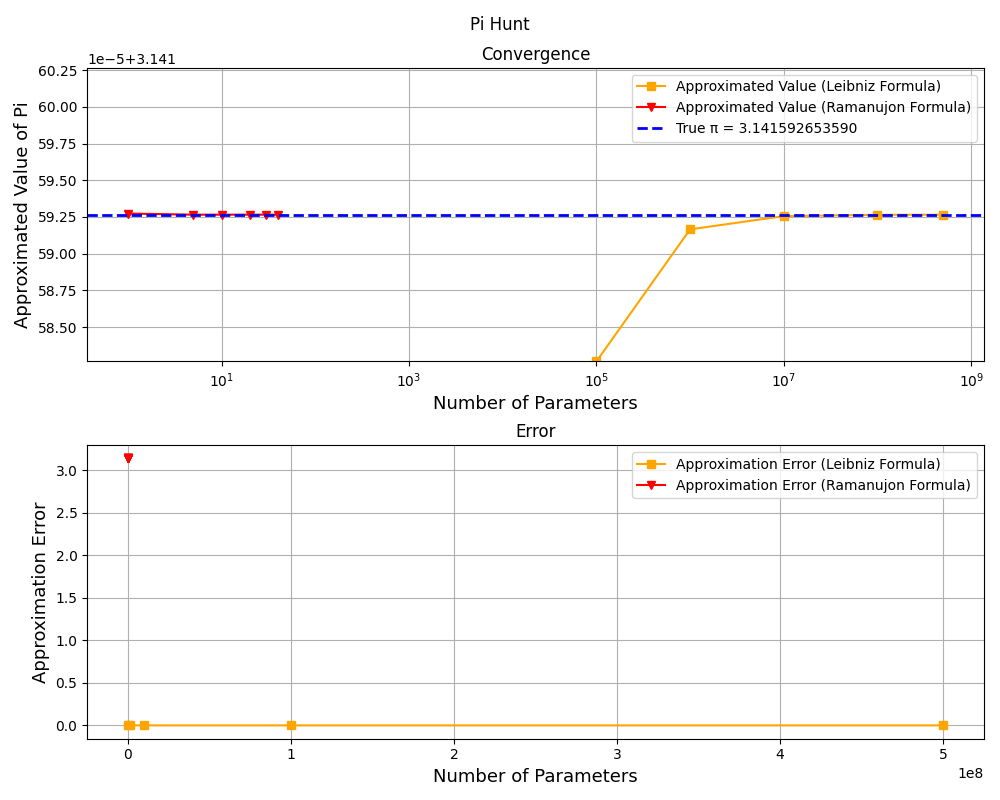

Python code for this plot:
'''
Pi Hunt

In this script, I have tried to test the two very popular approaches of finding the value of pi, 
defined by two of the best mathematicians of all time, Leibniz and Ramanujon. After running the calculation,
I have used matplotlib to visualize the convergence. 

Instructions:
1. Keep in mind that the Leibniz formula calculation will take a while. It also requires extensive
 computational power. So, run that code at your own risk.
2. If you decide to run it, then you are good to go. 
3. If you don't want to run it and just want to see the graph ASAP, then comment out (with #) line 24 to
 line 53 and uncomment line 57 to line 62. It will use the pre-computed values if you do so.
'''


import numpy as np
from scipy.special import factorial as sp_fact
import time
import matplotlib.pyplot as plt

## Leibniz Formula
up_lim = [100_000,1_000_000,10_000_000,100_000_000,500_000_000]
# prime_results = []
# errors_l = []

# t1 = time.time()
# print(">>> Running Leibniz Formula")
# for i in up_lim:
#   k = np.arange(i,dtype=np.float64)

#   terms = (((-1)**k) / (2*k +1))
#   result = 4 * np.sum(terms)
#   error = np.pi - result
#   print(f"For {i} parameters, 𝛑 = {result}, error = {error}")

#   prime_results.append(result)
#   errors_l.append(error)
# t2 = time.time()
# print(">>> Leibniz formula has run successfully !!")

# result_dict = {
#   f"{key} Params":f"Approx Value = {value}" for key,value in zip(up_lim,prime_results)
# }
# error_dict = {
#   f"{key} Params":f"Approx Error = {value}" for key,value in zip(up_lim,errors_l)
# }
# print(result_dict)
# print(error_dict)


# minutes, seconds = np.divmod((t2-t1),60)
# print(f">>> Time Elapsed = {minutes} Minutes {seconds:.2f} Seconds")


## Output of the commented code
prime_results = [np.float64(3.1415826535897926), 
 np.float64(3.141591653589791), np.float64(3.1415925535897937), 
 np.float64(3.1415926435897927), np.float64(3.1415926515897934)]
errors_l = [np.float64(1.0000000000509601e-05), 
 np.float64(1.0000000019161348e-06), np.float64(9.99999993922529e-08), 
 np.float64(1.00000003833145e-08), np.float64(1.999999721391532e-09)]


## Ramanujon formula
def fact(x):
  factorial = sp_fact(x)
  return factorial

up_lim_1 = [1,5,10,20,30,40,50]
prime_results_rm = []
errors_rm = []

t1_1 = time.time()
print(">>> Starting Ramanujon Formula")
for i in up_lim_1:
  k = np.arange(i,dtype=np.float64)

  terms = (fact(4*k) * (1103+26390*k)) / (((fact(k))**4) * (396.0 ** (4*k)))
  x = np.sum(terms)
  result = (9801 / ((2*np.sqrt(2)) * x)) 
  error = np.pi - result
  print(f"For {i} parameters, 𝛑 = {result}, error = {error}")

  prime_results_rm.append(result)
  errors_rm.append(error)
t2_1 = time.time()

print(">>> Ramanujon formula has run successfully !!")
result_dict_1 = {
  f"{key} Params":f"Approx Value = {value}" for key,value in zip(up_lim_1,prime_results_rm)
}
error_dict_1 = {
  f"{key} Params":f"Approx Error = {value}" for key,value in zip(up_lim_1,errors_rm)
}
print(result_dict_1)
print(error_dict_1)


minutes_1, seconds_1 = np.divmod((t2_1-t1_1),60)
print(f">>> Time Elapsed = {minutes_1} Minutes {seconds_1:.3f} Seconds")


## Plotting
## Convergence Plotting
fig, ax = plt.subplots(2,1, figsize=(10,8))

ax[0].plot(up_lim, prime_results, 
  color="orange",marker="s",markersize=6, 
  label="Approximated Value (Leibniz Formula)"
)
ax[0].plot(up_lim_1, prime_results_rm, 
  color="red",marker="v",markersize=6, 
  label="Approximated Value (Ramanujon Formula)"
)

ax[0].set_xscale("log")

ax[0].axhline(y=np.pi, color="blue", linestyle="--", linewidth=2,
            label=f"True π = {np.pi:.12f}")

ax[0].set_title("Convergence")
ax[0].set_xlabel("Number of Parameters",fontdict={"fontsize":13})
ax[0].set_ylabel("Approximated Value of Pi",fontdict={"fontsize":13})

ax[0].set_ylim(np.pi-(1e-5),np.pi+(1e-5))

ax[0].grid()
ax[0].legend()

## Error plotting
ax[1].plot(up_lim, errors_l, 
  color="orange",marker="s",markersize=6, 
  label="Approximation Error (Leibniz Formula)"
)
ax[1].plot(up_lim_1, prime_results_rm, 
  color="red",marker="v",markersize=6, 
  label="Approximation Error (Ramanujon Formula)"
)

ax[1].set_title("Error")
ax[1].set_xlabel("Number of Parameters",fontdict={"fontsize":13})
ax[1].set_ylabel("Approximation Error",fontdict={"fontsize":13})

ax[1].legend()

fig.suptitle("Pi Hunt",fontdict={"fontsize": 15})
plt.tight_layout()
plt.grid()
plt.show()
